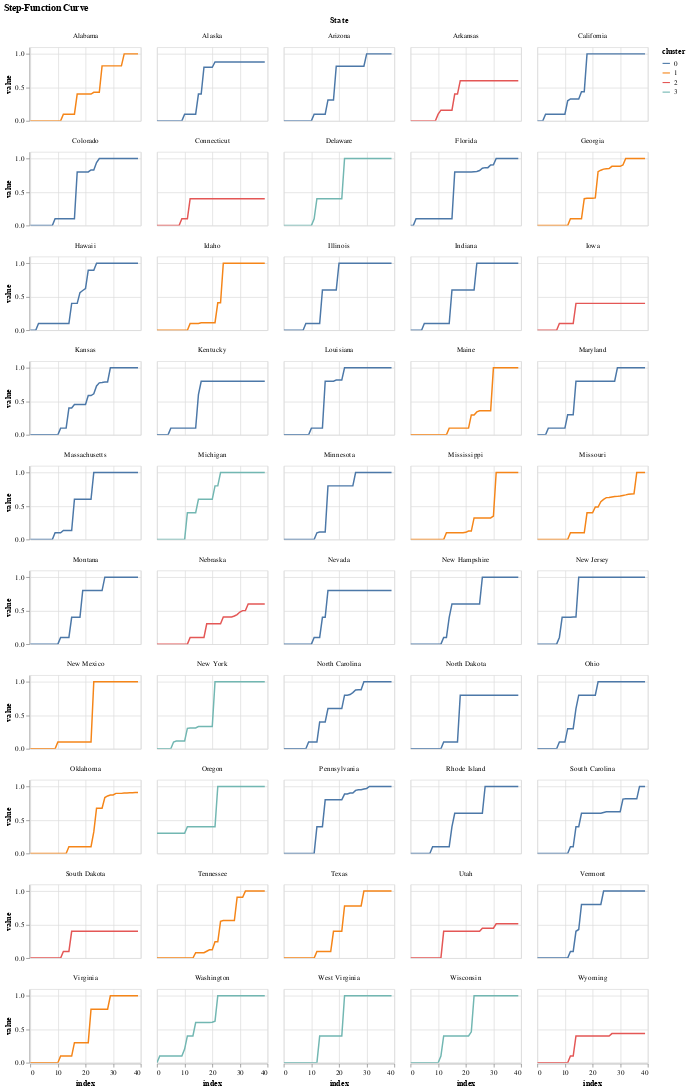

Notebook cell for this chart:
### Code cell
chart = alt.Chart(tseries4plot_clust).mark_line().encode(
        x = alt.X("index"),
        y = alt.Y("value", scale=alt.Scale(0,1)),
        facet=alt.Facet('State:O', columns=5),
        color=alt.Color("cluster",type="nominal")
    )
chart.properties(width=150,height=100,title="Step-Function Curve").interactive()

### Figure 1 — Vega-Lite specification as saved in the notebook (floating-point values rounded to 4 significant figures; data arrays with more than 128 entries replaced by an {"elided": "..."} marker saying what was removed)
{"config": {"view": {"continuousWidth": 400, "continuousHeight": 300}}, "data": {"name": "data-8649b761ef4d1682786c2b8e366456a3"}, "mark": "line", "encoding": {"color": {"type": "nominal", "field": "cluster"}, "facet": {"type": "ordinal", "columns": 5, "field": "State"}, "x": {"type": "quantitative", "field": "index"}, "y": {"type": "quantitative", "field": "value", "scale": {"align": 0, "base": 1}}}, "height": 100, "selection": {"selector002": {"type": "interval", "bind": "scales", "encodings": ["x", "y"]}}, "title": "Step-Function Curve", "width": 150, "$schema": "https://vega.github.io/schema/vega-lite/v4.0.2.json", "datasets": {"data-8649b761ef4d1682786c2b8e366456a3": {"elided": "2000 records"}}}
